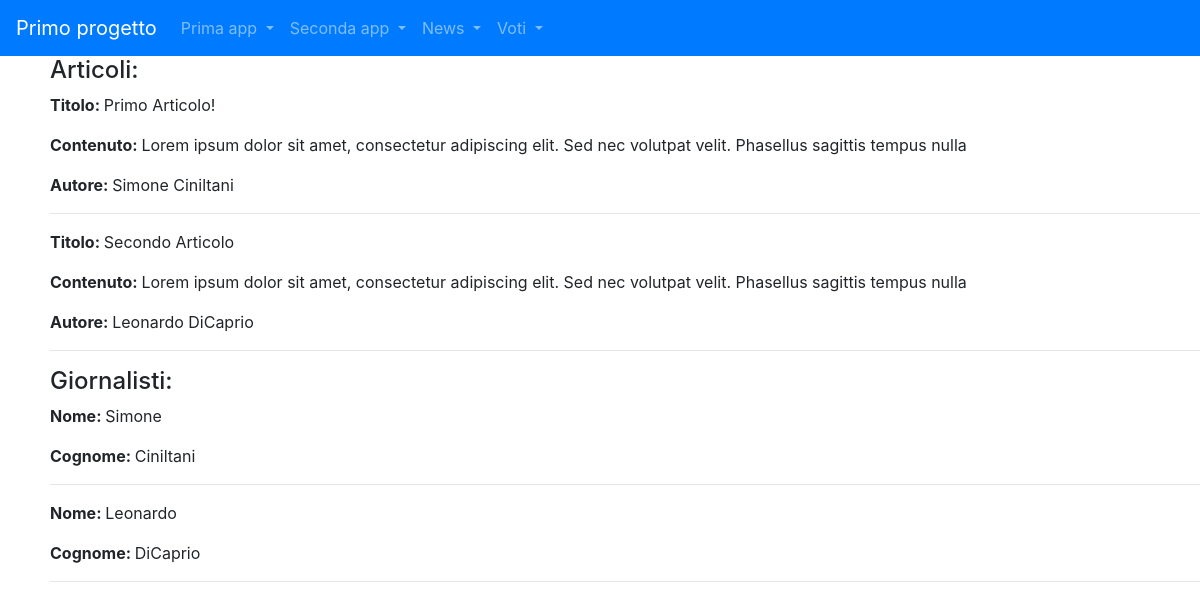
The page /news/ on the database as committed earlier.
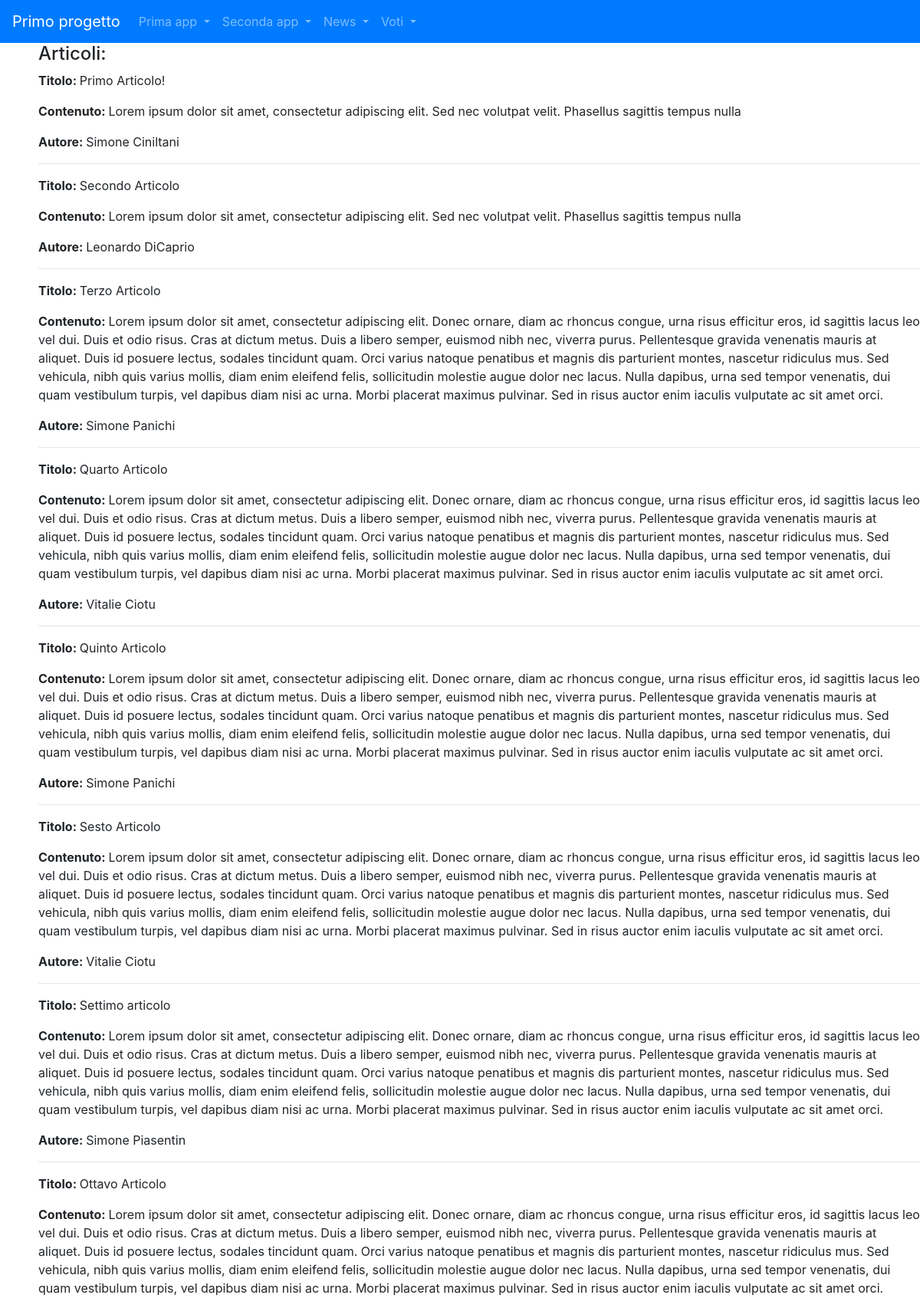
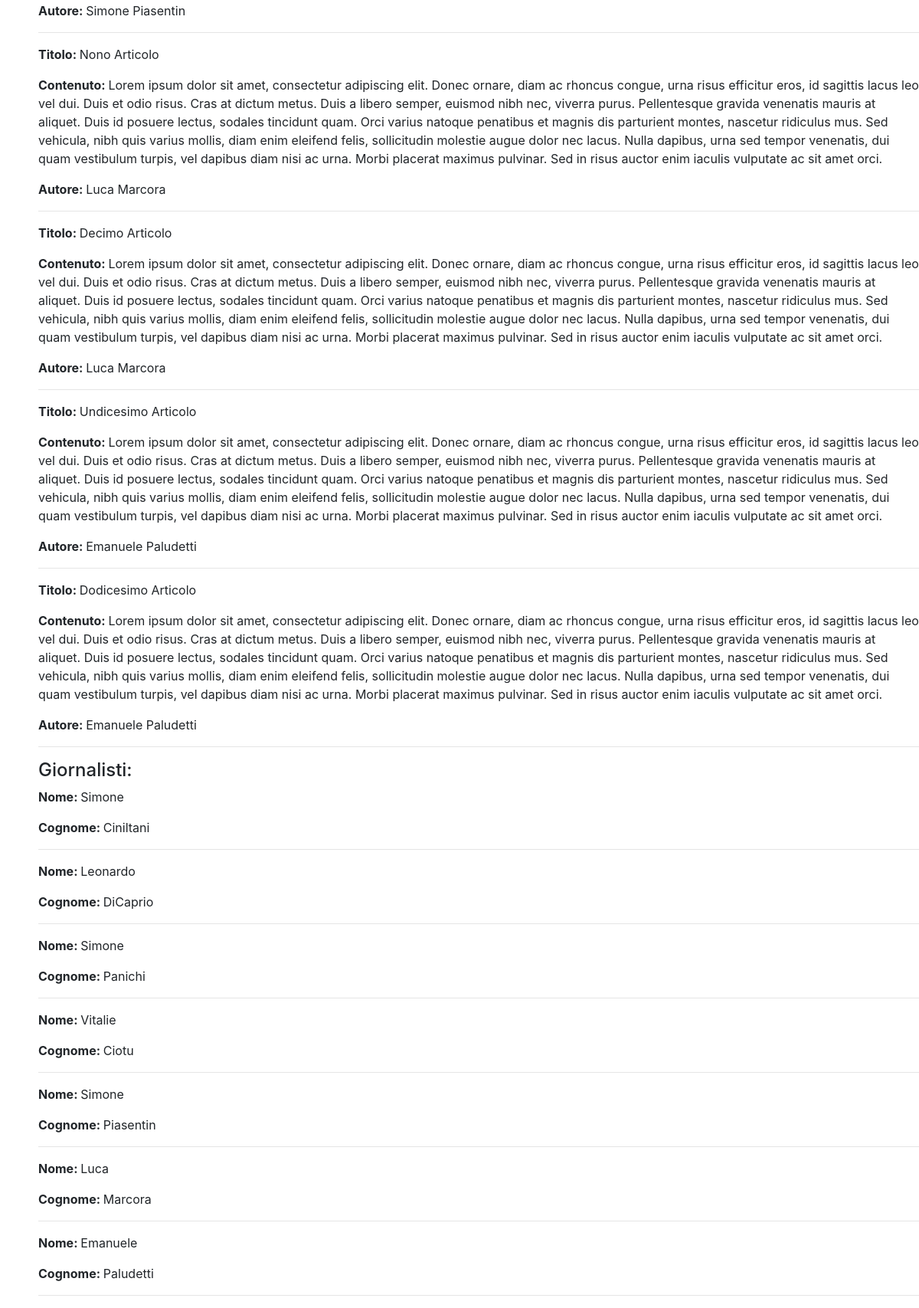
The same page on the database as committed later (2 pictures, top to bottom).
### news/models.py (models this page shows)
class Articolo(models.Model):
    titolo = models.CharField(max_length=100)
    contenuto = models.TextField()
    giornalista=models.ForeignKey(Giornalista,on_delete=models.CASCADE,related_name="articoli")
    data=models.DateField(auto_now=True,blank=True)
    visualizzazioni=models.IntegerField(default=0,blank=True)
    def __str__(self):
        return self.titolo
    class Meta:
        verbose_name="Articolo"
        verbose_name_plural="Articoli"

class Giornalista(models.Model):
    nome = models.CharField(max_length=20)
    cognome = models.CharField(max_length=20)
    anno_di_nascita = models.DateField(blank=True,null=True)
    def __str__(self):
        return self.nome + " "+ self.cognome
    class Meta:
        verbose_name= "Giornalista"
        verbose_name_plural="Giornalisti"

### news/views.py (the view)
# urls.py: path("news/",home,name="home"),
def home(request):
    articoli = Articolo.objects.all()
    giornalisti=Giornalista.objects.all()
    context = {"articoli": articoli,"giornalisti":giornalisti}
    print(context)
    return render(request,"home.html",context)

### news/templates/home.html (shortened to what this page needs)
{% extends "primo_progetto/base.html" %}
{%block content%}
<h4>Articoli: </h4>
    {% for articolo in articoli%}
        <p><strong>Titolo: </strong> {{articolo.titolo}}</p>
        <p><strong>Contenuto: </strong> {{articolo.contenuto}}</p>
        <p><strong>Autore: </strong> {{articolo.giornalista}}</p>
         <hr>
    {% endfor %}
<h4>Giornalisti: </h4>
    {% for giornalista in giornalisti%}
        <p><strong>Nome: </strong> {{giornalista.nome}}</p>
        <p><strong>Cognome: </strong> {{giornalista.cognome}}</p>
        <hr>
    {% endfor %}
{%endblock content%}

### primo_progetto/templates/primo_progetto/base.html (shortened to what this page needs)
{% load static %}
<!doctype html>
<html lang="en">
  <head>
    <link rel="stylesheet" href="https://cdn.jsdelivr.net/npm/bootstrap@4.5.3/dist/css/bootstrap.min.css">
  </head>
  <body>
    <nav class="navbar navbar-expand-lg navbar-dark bg-primary">
        <a class="navbar-brand" href="{% url 'index_root'%}">Primo progetto</a>
        <div class="collapse navbar-collapse" id="navbarSupportedContent">
          <ul class="navbar-nav mr-auto">
            <li class="nav-item dropdown">
              <a class="nav-link dropdown-toggle" href="#" id="navbarDropdown" role="button" data-toggle="dropdown" aria-haspopup="true" aria-expanded="false">
                Prima app
              </a>
            </li>
            <li class="nav-item dropdown">
                <a class="nav-link dropdown-toggle" href="#" id="navbarDropdown" role="button" data-toggle="dropdown" aria-haspopup="true" aria-expanded="false">
                  Seconda app
                </a>
              </li>
              <li class="nav-item dropdown">
                <a class="nav-link dropdown-toggle" href="#" id="navbarDropdown" role="button" data-toggle="dropdown" aria-haspopup="true" aria-expanded="false">
                  News
                </a>
              </li>
              <li class="nav-item dropdown">
                <a class="nav-link dropdown-toggle" href="#" id="navbarDropdown" role="button" data-toggle="dropdown" aria-haspopup="true" aria-expanded="false">
                  Voti
                </a>
              </li>
        </div>
      </nav>
      <div style="margin-left:50px">
        {%block content%}
        {%endblock content%}
      </div>
  </body>
</html>

Rows that differ between the two databases and show on the page:
added Articolo: titolo "Terzo Articolo", contenuto "Lorem ipsum dolor sit amet, consectetur adipiscing elit. Donec ornare, diam ac rhoncus congue, urna risus efficitur eros, id sagittis lacus leo vel dui. Duis et odio risus. Cras at dictum metus. Duis a libero semper, euismod nibh nec, viverra purus. Pellentesque gravida venenatis mauris at aliquet. Duis id posuere lectus, sodales tincidunt quam. Orci varius natoque penatibus et magnis dis parturient montes, nascetur ridiculus mus. Sed vehicula, nibh quis varius mollis, diam enim eleifend felis, sollicitudin molestie augue dolor nec lacus. Nulla dapibus, urna sed tempor venenatis, dui quam vestibulum turpis, vel dapibus diam nisi ac urna. Morbi placerat maximus pulvinar. Sed in risus auctor…", giornalista "Simone Panichi"
added Articolo: titolo "Quarto Articolo", contenuto "Lorem ipsum dolor sit amet, consectetur adipiscing elit. Donec ornare, diam ac rhoncus congue, urna risus efficitur eros, id sagittis lacus leo vel dui. Duis et odio risus. Cras at dictum metus. Duis a libero semper, euismod nibh nec, viverra purus. Pellentesque gravida venenatis mauris at aliquet. Duis id posuere lectus, sodales tincidunt quam. Orci varius natoque penatibus et magnis dis parturient montes, nascetur ridiculus mus. Sed vehicula, nibh quis varius mollis, diam enim eleifend felis, sollicitudin molestie augue dolor nec lacus. Nulla dapibus, urna sed tempor venenatis, dui quam vestibulum turpis, vel dapibus diam nisi ac urna. Morbi placerat maximus pulvinar. Sed in risus auctor…", giornalista "Vitalie Ciotu"
added Articolo: titolo "Quinto Articolo", contenuto "Lorem ipsum dolor sit amet, consectetur adipiscing elit. Donec ornare, diam ac rhoncus congue, urna risus efficitur eros, id sagittis lacus leo vel dui. Duis et odio risus. Cras at dictum metus. Duis a libero semper, euismod nibh nec, viverra purus. Pellentesque gravida venenatis mauris at aliquet. Duis id posuere lectus, sodales tincidunt quam. Orci varius natoque penatibus et magnis dis parturient montes, nascetur ridiculus mus. Sed vehicula, nibh quis varius mollis, diam enim eleifend felis, sollicitudin molestie augue dolor nec lacus. Nulla dapibus, urna sed tempor venenatis, dui quam vestibulum turpis, vel dapibus diam nisi ac urna. Morbi placerat maximus pulvinar. Sed in risus auctor…", giornalista "Simone Panichi"
added Articolo: titolo "Sesto Articolo", contenuto "Lorem ipsum dolor sit amet, consectetur adipiscing elit. Donec ornare, diam ac rhoncus congue, urna risus efficitur eros, id sagittis lacus leo vel dui. Duis et odio risus. Cras at dictum metus. Duis a libero semper, euismod nibh nec, viverra purus. Pellentesque gravida venenatis mauris at aliquet. Duis id posuere lectus, sodales tincidunt quam. Orci varius natoque penatibus et magnis dis parturient montes, nascetur ridiculus mus. Sed vehicula, nibh quis varius mollis, diam enim eleifend felis, sollicitudin molestie augue dolor nec lacus. Nulla dapibus, urna sed tempor venenatis, dui quam vestibulum turpis, vel dapibus diam nisi ac urna. Morbi placerat maximus pulvinar. Sed in risus auctor…", giornalista "Vitalie Ciotu"
added Articolo: titolo "Settimo articolo", contenuto "Lorem ipsum dolor sit amet, consectetur adipiscing elit. Donec ornare, diam ac rhoncus congue, urna risus efficitur eros, id sagittis lacus leo vel dui. Duis et odio risus. Cras at dictum metus. Duis a libero semper, euismod nibh nec, viverra purus. Pellentesque gravida venenatis mauris at aliquet. Duis id posuere lectus, sodales tincidunt quam. Orci varius natoque penatibus et magnis dis parturient montes, nascetur ridiculus mus. Sed vehicula, nibh quis varius mollis, diam enim eleifend felis, sollicitudin molestie augue dolor nec lacus. Nulla dapibus, urna sed tempor venenatis, dui quam vestibulum turpis, vel dapibus diam nisi ac urna. Morbi placerat maximus pulvinar. Sed in risus auctor…", giornalista "Simone Piasentin"
added Articolo: titolo "Ottavo Articolo", contenuto "Lorem ipsum dolor sit amet, consectetur adipiscing elit. Donec ornare, diam ac rhoncus congue, urna risus efficitur eros, id sagittis lacus leo vel dui. Duis et odio risus. Cras at dictum metus. Duis a libero semper, euismod nibh nec, viverra purus. Pellentesque gravida venenatis mauris at aliquet. Duis id posuere lectus, sodales tincidunt quam. Orci varius natoque penatibus et magnis dis parturient montes, nascetur ridiculus mus. Sed vehicula, nibh quis varius mollis, diam enim eleifend felis, sollicitudin molestie augue dolor nec lacus. Nulla dapibus, urna sed tempor venenatis, dui quam vestibulum turpis, vel dapibus diam nisi ac urna. Morbi placerat maximus pulvinar. Sed in risus auctor…", giornalista "Simone Piasentin"
added Articolo: titolo "Nono Articolo", contenuto "Lorem ipsum dolor sit amet, consectetur adipiscing elit. Donec ornare, diam ac rhoncus congue, urna risus efficitur eros, id sagittis lacus leo vel dui. Duis et odio risus. Cras at dictum metus. Duis a libero semper, euismod nibh nec, viverra purus. Pellentesque gravida venenatis mauris at aliquet. Duis id posuere lectus, sodales tincidunt quam. Orci varius natoque penatibus et magnis dis parturient montes, nascetur ridiculus mus. Sed vehicula, nibh quis varius mollis, diam enim eleifend felis, sollicitudin molestie augue dolor nec lacus. Nulla dapibus, urna sed tempor venenatis, dui quam vestibulum turpis, vel dapibus diam nisi ac urna. Morbi placerat maximus pulvinar. Sed in risus auctor…", giornalista "Luca Marcora"
added Articolo: titolo "Decimo Articolo", contenuto "Lorem ipsum dolor sit amet, consectetur adipiscing elit. Donec ornare, diam ac rhoncus congue, urna risus efficitur eros, id sagittis lacus leo vel dui. Duis et odio risus. Cras at dictum metus. Duis a libero semper, euismod nibh nec, viverra purus. Pellentesque gravida venenatis mauris at aliquet. Duis id posuere lectus, sodales tincidunt quam. Orci varius natoque penatibus et magnis dis parturient montes, nascetur ridiculus mus. Sed vehicula, nibh quis varius mollis, diam enim eleifend felis, sollicitudin molestie augue dolor nec lacus. Nulla dapibus, urna sed tempor venenatis, dui quam vestibulum turpis, vel dapibus diam nisi ac urna. Morbi placerat maximus pulvinar. Sed in risus auctor…", giornalista "Luca Marcora"
added Articolo: titolo "Undicesimo Articolo", contenuto "Lorem ipsum dolor sit amet, consectetur adipiscing elit. Donec ornare, diam ac rhoncus congue, urna risus efficitur eros, id sagittis lacus leo vel dui. Duis et odio risus. Cras at dictum metus. Duis a libero semper, euismod nibh nec, viverra purus. Pellentesque gravida venenatis mauris at aliquet. Duis id posuere lectus, sodales tincidunt quam. Orci varius natoque penatibus et magnis dis parturient montes, nascetur ridiculus mus. Sed vehicula, nibh quis varius mollis, diam enim eleifend felis, sollicitudin molestie augue dolor nec lacus. Nulla dapibus, urna sed tempor venenatis, dui quam vestibulum turpis, vel dapibus diam nisi ac urna. Morbi placerat maximus pulvinar. Sed in risus auctor…", giornalista "Emanuele Paludetti"
added Articolo: titolo "Dodicesimo Articolo", contenuto "Lorem ipsum dolor sit amet, consectetur adipiscing elit. Donec ornare, diam ac rhoncus congue, urna risus efficitur eros, id sagittis lacus leo vel dui. Duis et odio risus. Cras at dictum metus. Duis a libero semper, euismod nibh nec, viverra purus. Pellentesque gravida venenatis mauris at aliquet. Duis id posuere lectus, sodales tincidunt quam. Orci varius natoque penatibus et magnis dis parturient montes, nascetur ridiculus mus. Sed vehicula, nibh quis varius mollis, diam enim eleifend felis, sollicitudin molestie augue dolor nec lacus. Nulla dapibus, urna sed tempor venenatis, dui quam vestibulum turpis, vel dapibus diam nisi ac urna. Morbi placerat maximus pulvinar. Sed in risus auctor…", giornalista "Emanuele Paludetti"
added Giornalista: nome "Simone", cognome "Panichi"
added Giornalista: nome "Vitalie", cognome "Ciotu"
added Giornalista: nome "Simone", cognome "Piasentin"
added Giornalista: nome "Luca", cognome "Marcora"
added Giornalista: nome "Emanuele", cognome "Paludetti"
